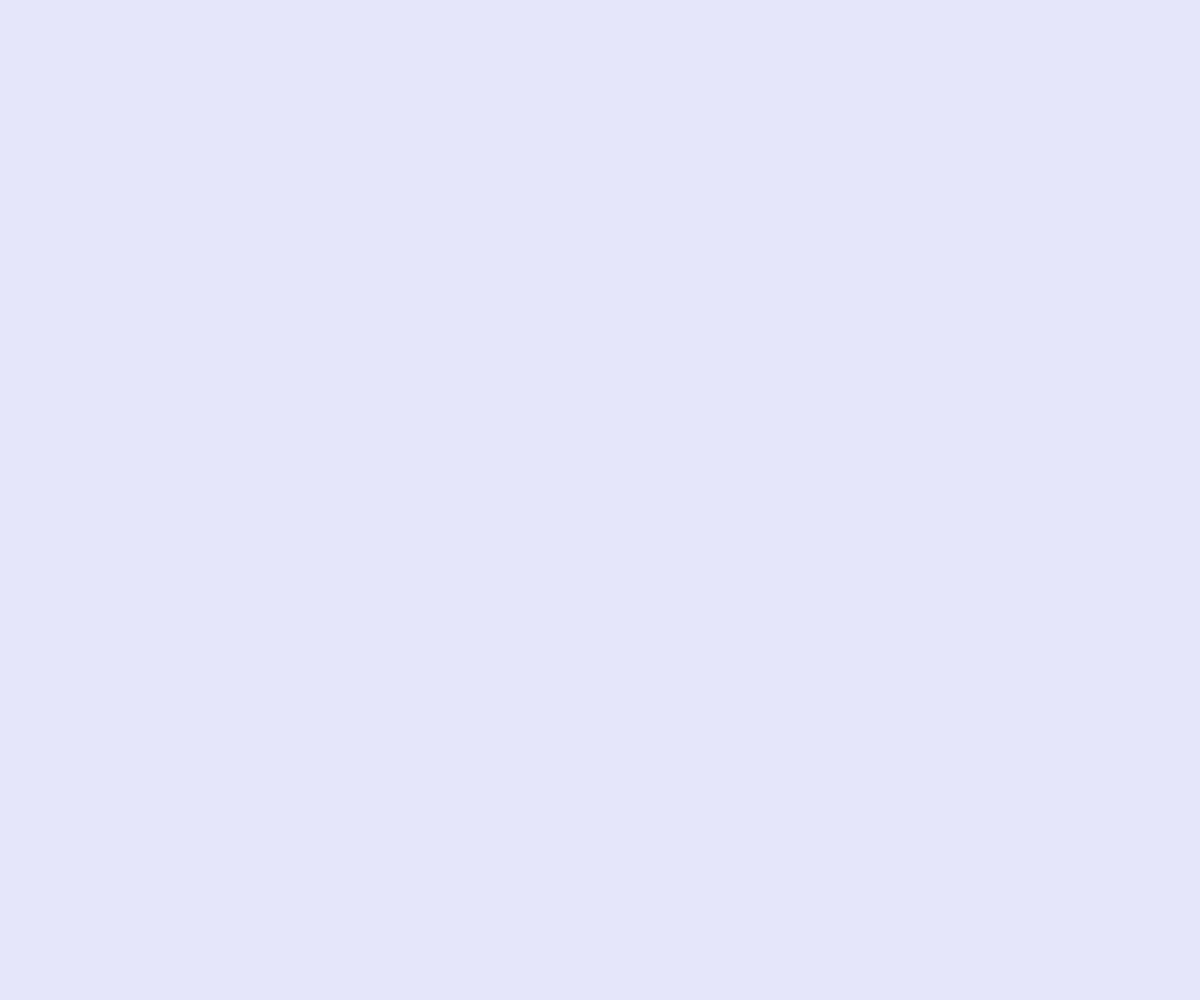
Frame 1 (no input)
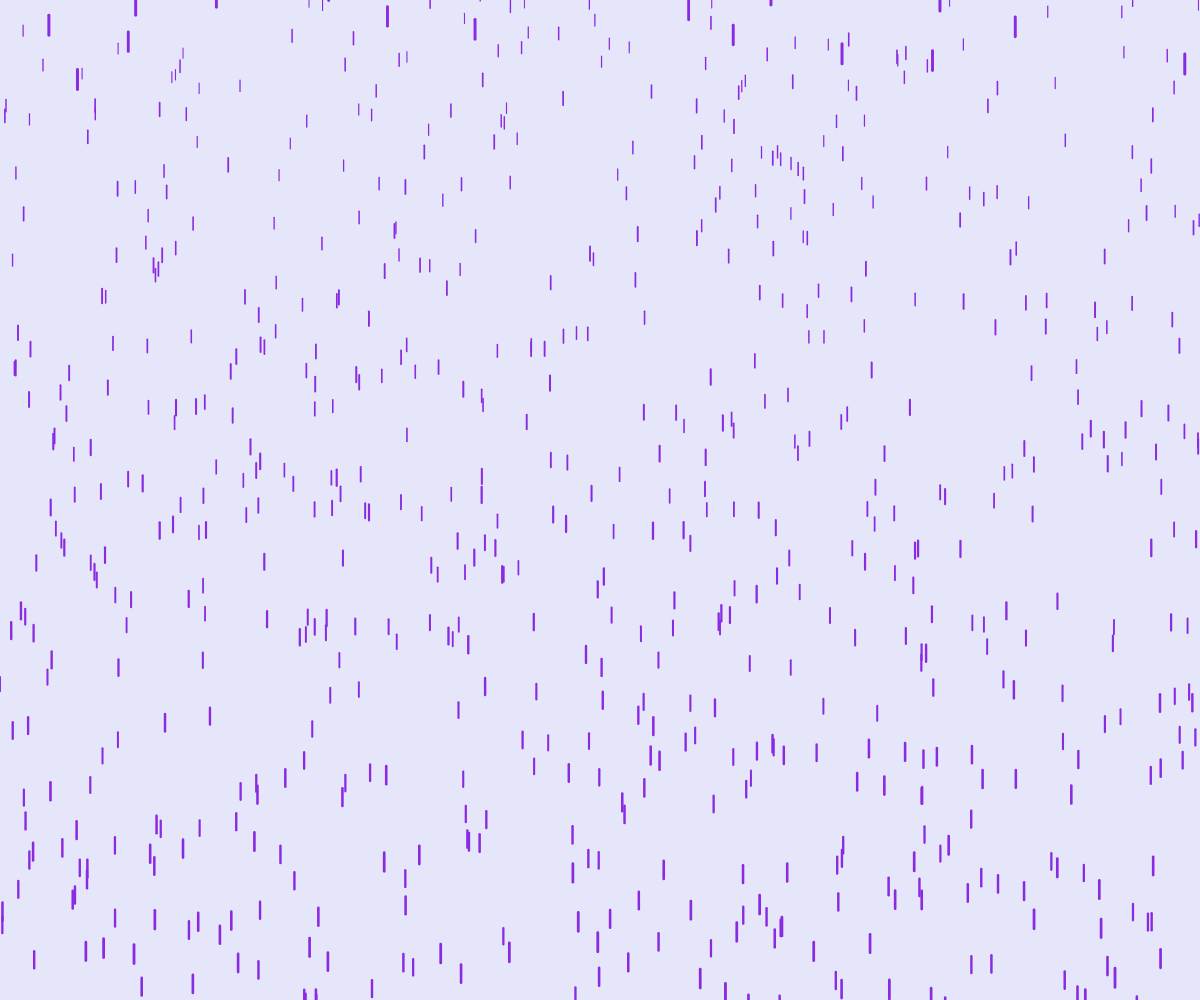
Frame 60 (no input)
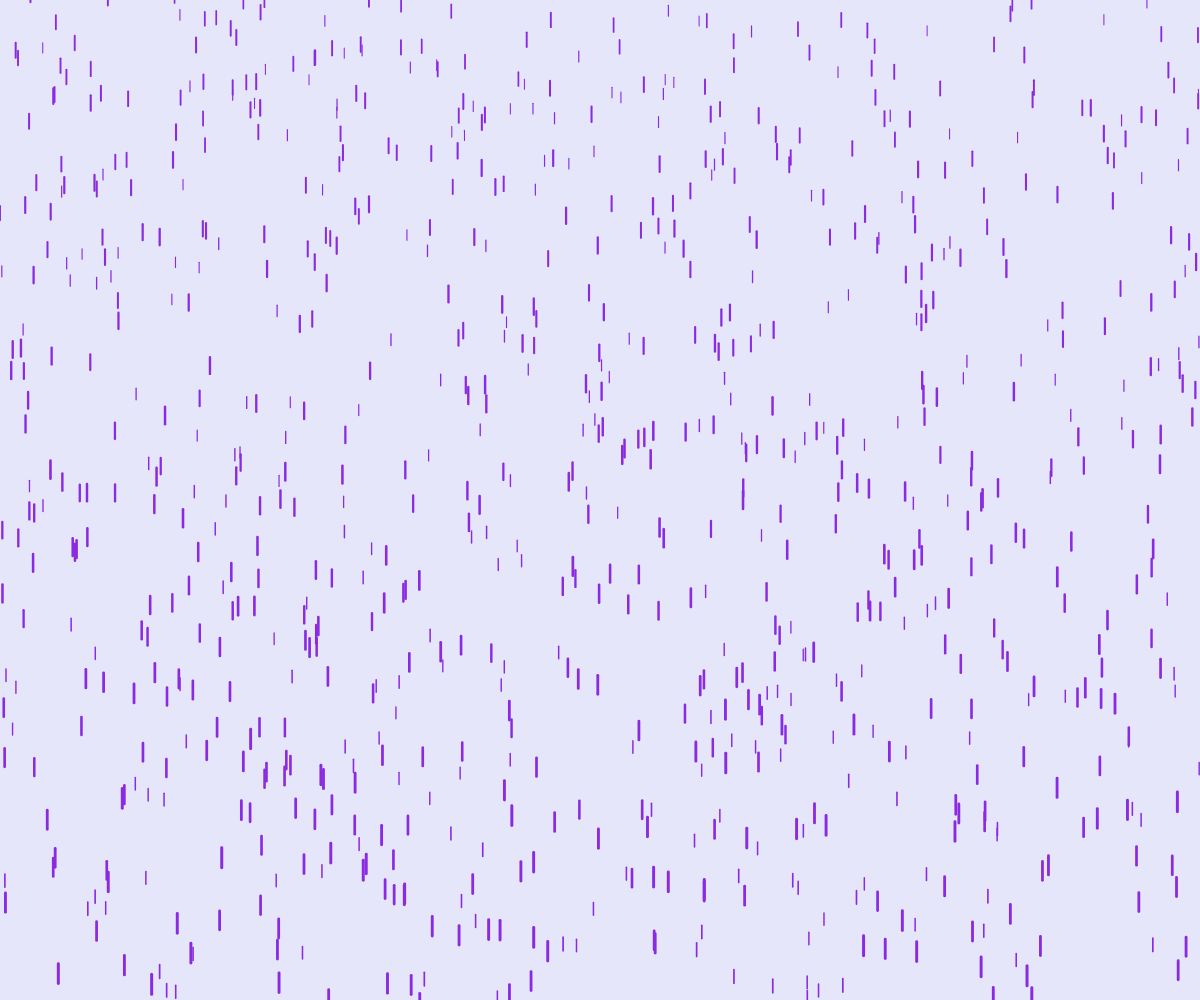
Frame 120 (the mouse pressed at the canvas centre since frame 60)

The p5.js sketch that drew these frames (run headless with seeded random() and noise() and a simulated clock; from frame 60 on, the mouse is pressed at the canvas centre):

// p5.js sketch
// ── sketch.js
var drops = [];

function setup() {
	createCanvas(window.innerWidth, window.innerHeight);
	for (var i = 0; i < 1000; i++) {
		drops[i] = new Drop();
	}
}

function draw() {
	background(230, 230, 250);
	for (var i = 0; i < drops.length; i++) {
		drops[i].fall();
		drops[i].show();
	}
}

function Drop() {
	this.x = random(width);
	this.y = random(-500, -50);
	this.z = random(0, 20);
	this.len = map(this.z, 0, 20, 10, 20);
	this.yspeed = map(this.z, 0, 20, 1, 20);

	this.fall = function() {
		this.y = this.y + this.yspeed;
		var grav = map(this.z, 0, 20, 0, 0.2);
		this.yspeed = this.yspeed + grav;

		if (this.y > height) {
			this.y = random(-200, -100);
			this.yspeed = map(this.z, 0, 20, 4, 10);
		}
	}

	this.show = function() {
		var thick = map(this.z, 0, 20, 1, 3);
		strokeWeight(thick);
		stroke(138, 43, 226);
		line(this.x, this.y, this.x, this.y+this.len);
	}
}
